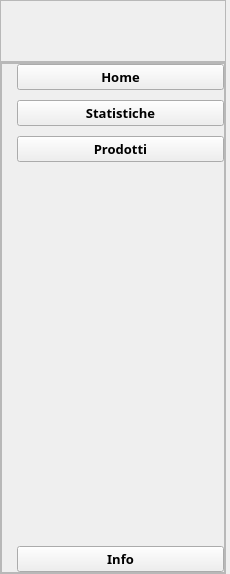
  <widget class="QCustomSlideMenu" name="leftMenu" native="true">
   <property name="geometry">
    <rect>
     <x>0</x>
     <y>0</y>
     <width>230</width>
     <height>574</height>
    </rect>
   </property>
   <property name="minimumSize">
    <size>
     <width>230</width>
     <height>0</height>
    </size>
   </property>
   <property name="maximumSize">
    <size>
     <width>230</width>
     <height>16777215</height>
    </size>
   </property>
   <layout class="QVBoxLayout" name="verticalLayout_3">
    <property name="spacing">
     <number>0</number>
    </property>
    <property name="leftMargin">
     <number>0</number>
    </property>
    <property name="topMargin">
     <number>0</number>
    </property>
    <property name="rightMargin">
     <number>4</number>
    </property>
    <property name="bottomMargin">
     <number>0</number>
    </property>
    <item alignment="Qt::AlignTop">
     <widget class="QFrame" name="frame_5">
      <property name="frameShape">
       <enum>QFrame::StyledPanel</enum>
      </property>
      <property name="frameShadow">
       <enum>QFrame::Raised</enum>
      </property>
      <layout class="QHBoxLayout" name="horizontalLayout_9">
       <property name="spacing">
        <number>0</number>
       </property>
       <property name="leftMargin">
        <number>9</number>
       </property>
       <property name="topMargin">
        <number>60</number>
       </property>
       <property name="rightMargin">
        <number>9</number>
       </property>
       <property name="bottomMargin">
        <number>0</number>
       </property>
      </layout>
     </widget>
    </item>
    <item>
     <widget class="QFrame" name="frame_2">
      <property name="sizePolicy">
       <sizepolicy hsizetype="Preferred" vsizetype="Expanding">
        <horstretch>0</horstretch>
        <verstretch>0</verstretch>
       </sizepolicy>
      </property>
      <property name="frameShape">
       <enum>QFrame::StyledPanel</enum>
      </property>
      <property name="frameShadow">
       <enum>QFrame::Raised</enum>
      </property>
      <layout class="QVBoxLayout" name="verticalLayout_4">
       <property name="spacing">
        <number>0</number>
       </property>
       <property name="leftMargin">
        <number>0</number>
       </property>
       <property name="topMargin">
        <number>0</number>
       </property>
       <property name="rightMargin">
        <number>0</number>
       </property>
       <property name="bottomMargin">
        <number>0</number>
       </property>
       <item>
        <widget class="QFrame" name="frame_6">
         <property name="sizePolicy">
          <sizepolicy hsizetype="Preferred" vsizetype="Expanding">
           <horstretch>0</horstretch>
           <verstretch>0</verstretch>
          </sizepolicy>
         </property>
         <property name="frameShape">
          <enum>QFrame::StyledPanel</enum>
         </property>
         <property name="frameShadow">
          <enum>QFrame::Raised</enum>
         </property>
         <layout class="QVBoxLayout" name="verticalLayout_5">
          <property name="spacing">
           <number>10</number>
          </property>
          <property name="leftMargin">
           <number>15</number>
          </property>
          <property name="topMargin">
           <number>0</number>
          </property>
          <property name="rightMargin">
           <number>0</number>
          </property>
          <property name="bottomMargin">
           <number>0</number>
          </property>
          <item>
           <widget class="QPushButton" name="homeBtn">
            <property name="font">
             <font>
              <family>Leelawadee UI Semilight</family>
              <pointsize>10</pointsize>
              <weight>75</weight>
              <bold>true</bold>
             </font>
            </property>
            <property name="text">
             <string>Home</string>
            </property>
            <property name="icon">
             <iconset>
              <normaloff>:/purpleIcons/assets/#78799c(purple) icons/home.svg</normaloff>:/purpleIcons/assets/#78799c(purple) icons/home.svg</iconset>
            </property>
            <property name="iconSize">
             <size>
              <width>24</width>
              <height>24</height>
             </size>
            </property>
           </widget>
          </item>
          <item>
           <widget class="QPushButton" name="statisticBtn">
            <property name="font">
             <font>
              <family>Leelawadee UI Semilight</family>
              <pointsize>10</pointsize>
              <weight>75</weight>
              <bold>true</bold>
             </font>
            </property>
            <property name="text">
             <string>Statistiche</string>
            </property>
            <property name="icon">
             <iconset>
              <normaloff>:/purpleIcons/assets/#78799c(purple) icons/trending-up.svg</normaloff>:/purpleIcons/assets/#78799c(purple) icons/trending-up.svg</iconset>
            </property>
            <property name="iconSize">
             <size>
              <width>24</width>
              <height>24</height>
             </size>
            </property>
           </widget>
          </item>
          <item>
           <widget class="QPushButton" name="prodottiBtn">
            <property name="font">
             <font>
              <family>Leelawadee UI Semilight</family>
              <pointsize>10</pointsize>
              <weight>75</weight>
              <bold>true</bold>
             </font>
            </property>
            <property name="text">
             <string>Prodotti</string>
            </property>
            <property name="icon">
             <iconset>
              <normaloff>:/purpleIcons/assets/#78799c(purple) icons/shopping-cart.svg</normaloff>:/purpleIcons/assets/#78799c(purple) icons/shopping-cart.svg</iconset>
            </property>
            <property name="iconSize">
             <size>
              <width>24</width>
              <height>24</height>
             </size>
            </property>
           </widget>
          </item>
          <item alignment="Qt::AlignBottom">
           <widget class="QPushButton" name="infoBtn">
            <property name="font">
             <font>
              <family>Leelawadee UI Semilight</family>
              <pointsize>10</pointsize>
              <weight>75</weight>
              <bold>true</bold>
             </font>
            </property>
            <property name="text">
             <string>Info</string>
            </property>
            <property name="icon">
             <iconset>
              <normaloff>:/purpleIcons/assets/#78799c(purple) icons/info.svg</normaloff>:/purpleIcons/assets/#78799c(purple) icons/info.svg</iconset>
            </property>
            <property name="iconSize">
             <size>
              <width>24</width>
              <height>24</height>
             </size>
            </property>
           </widget>
          </item>
         </layout>
        </widget>
       </item>
      </layout>
     </widget>
    </item>
   </layout>
  </widget>
